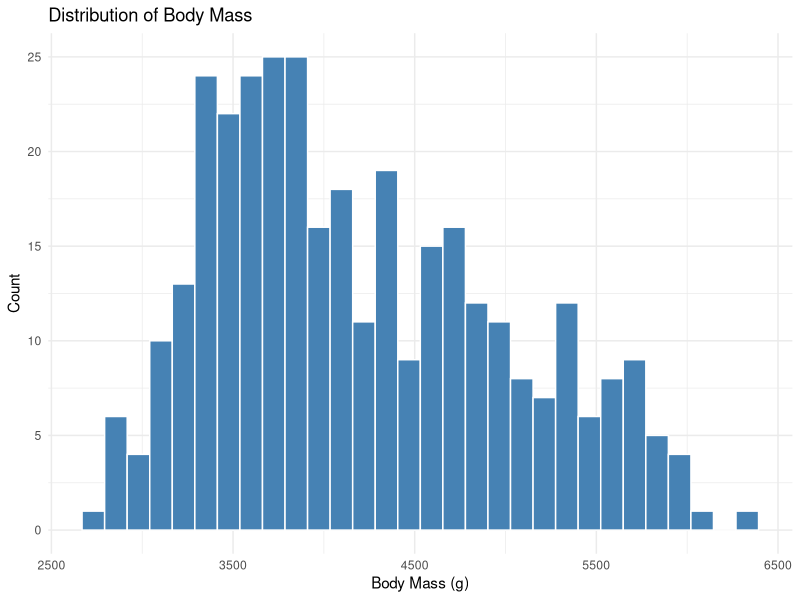
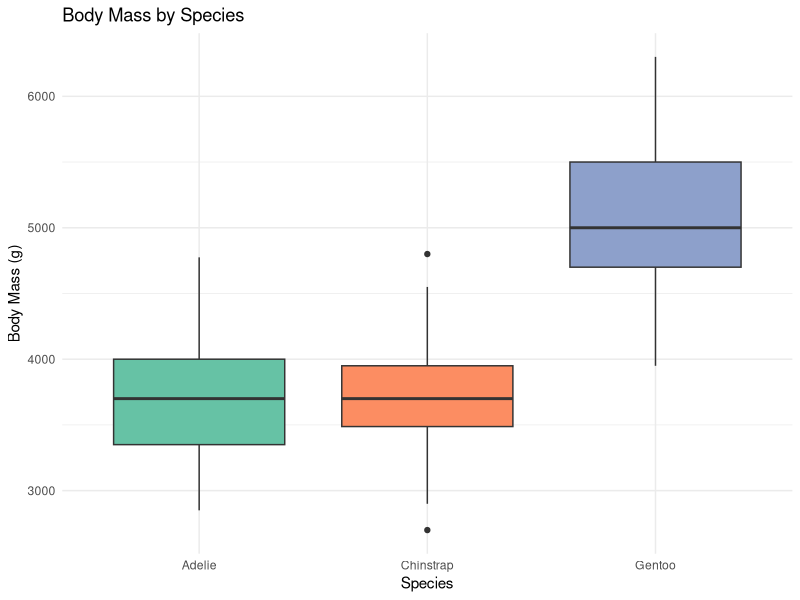
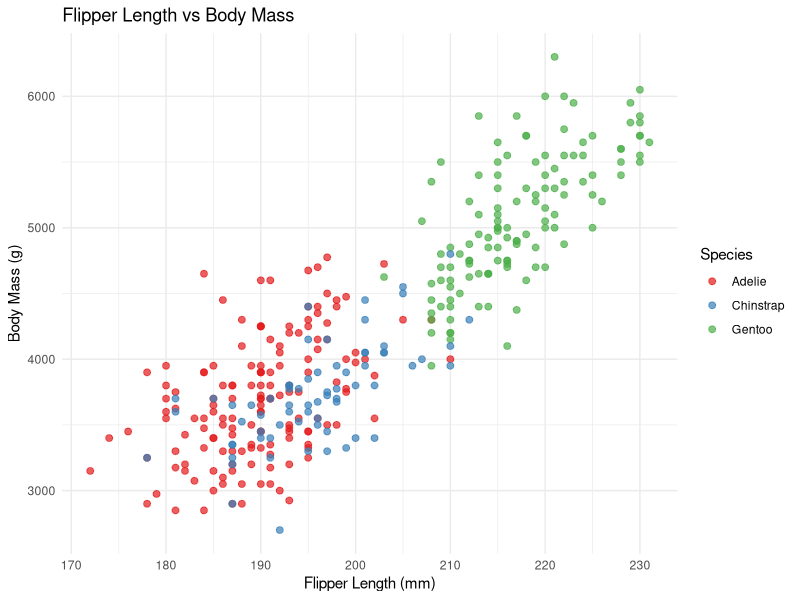
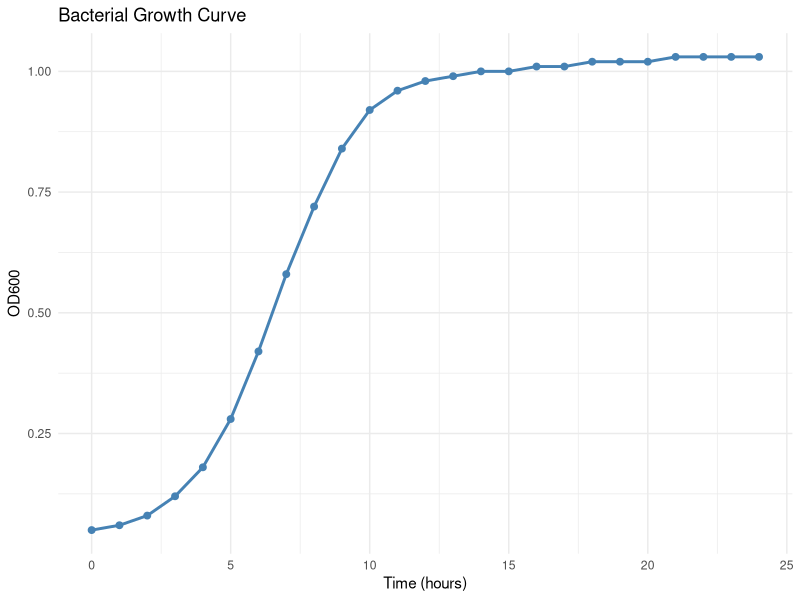
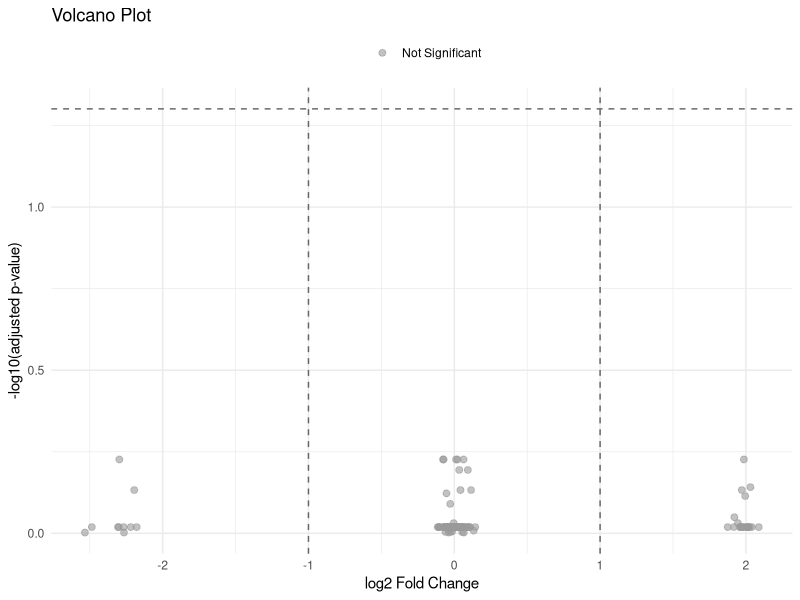
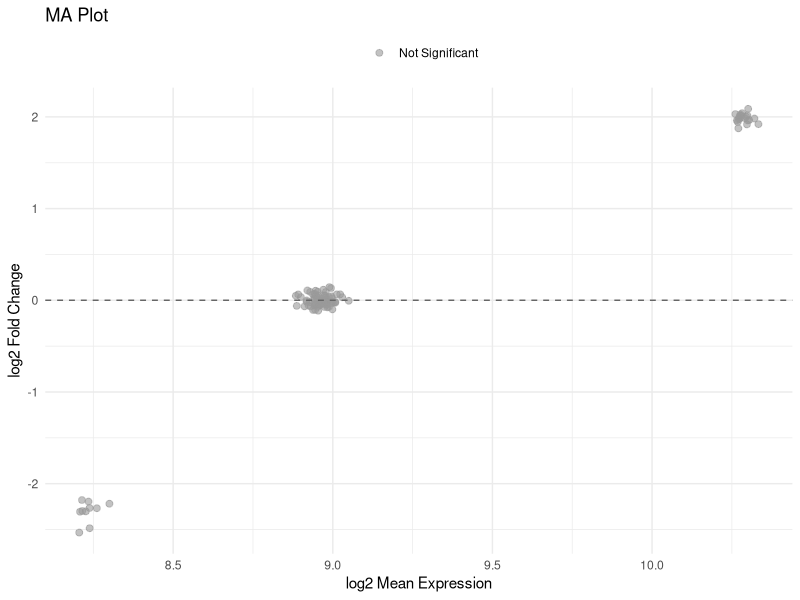
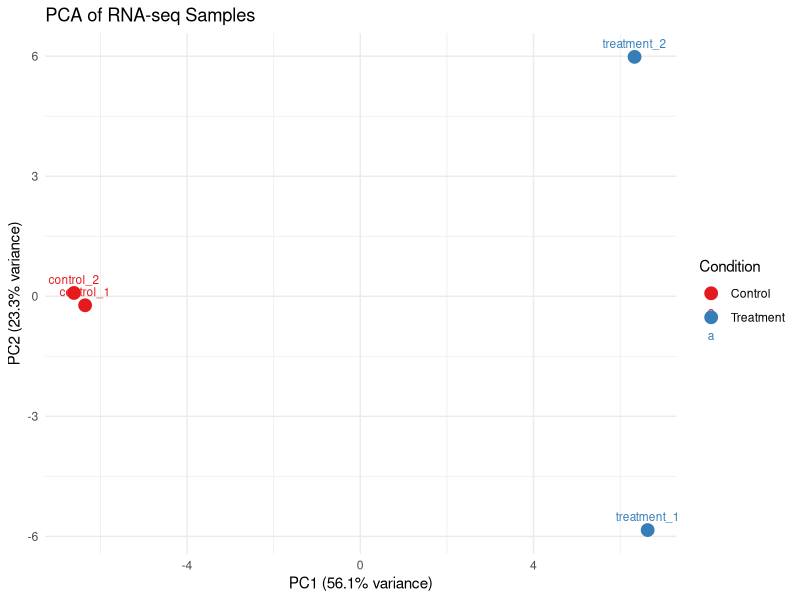
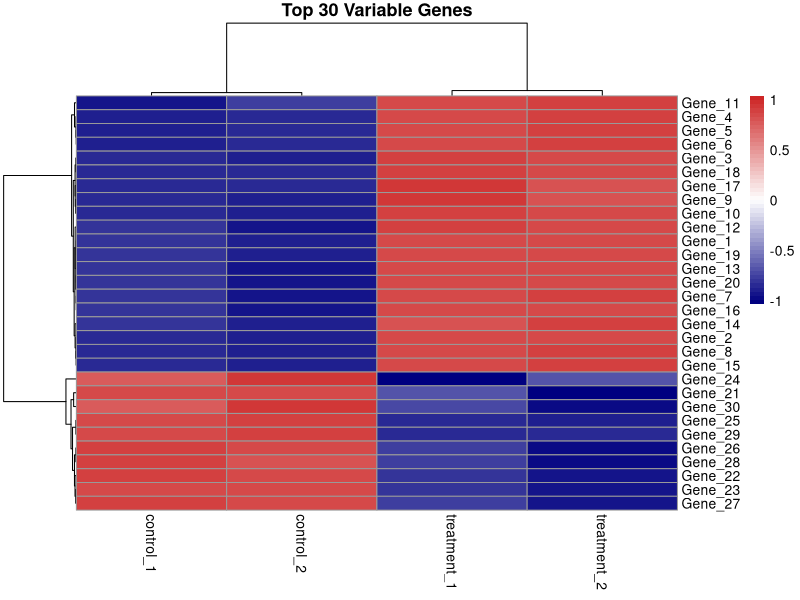

Recreate these plots in R, in order.
#!/usr/bin/env Rscript
# Generate example plots for R for Biologists documentation

library(tidyverse)
library(palmerpenguins)
library(pheatmap)

# Set output directory
output_dir <- "public/images/r"
dir.create(output_dir, recursive = TRUE, showWarnings = FALSE)

# Helper function to save plots
save_plot <- function(filename, width = 8, height = 6) {
  ggsave(file.path(output_dir, filename), width = width, height = height, dpi = 300, bg = "white")
}

# ============================================================================
# VISUALIZATION.MDX PLOTS
# ============================================================================

# 1. Histogram
ggplot(penguins, aes(x = body_mass_g)) +
  geom_histogram(bins = 30, fill = "steelblue", color = "white") +
  labs(title = "Distribution of Body Mass",
       x = "Body Mass (g)",
       y = "Count") +
  theme_minimal()
save_plot("histogram.png")

# 2. Boxplot
ggplot(penguins, aes(x = species, y = body_mass_g, fill = species)) +
  geom_boxplot() +
  labs(title = "Body Mass by Species",
       x = "Species",
       y = "Body Mass (g)") +
  theme_minimal() +
  theme(legend.position = "none") +
  scale_fill_brewer(palette = "Set2")
save_plot("boxplot.png")

# 3. Scatterplot
ggplot(penguins, aes(x = flipper_length_mm, y = body_mass_g, color = species)) +
  geom_point(size = 2, alpha = 0.7) +
  labs(title = "Flipper Length vs Body Mass",
       x = "Flipper Length (mm)",
       y = "Body Mass (g)",
       color = "Species") +
  theme_minimal() +
  scale_color_brewer(palette = "Set1")
save_plot("scatterplot.png")

# 4. Growth curve line plot
growth_data <- tibble(
  time_hours = 0:24,
  od600 = c(0.05, 0.06, 0.08, 0.12, 0.18, 0.28, 0.42, 0.58,
            0.72, 0.84, 0.92, 0.96, 0.98, 0.99, 1.00, 1.00,
            1.01, 1.01, 1.02, 1.02, 1.02, 1.03, 1.03, 1.03, 1.03)
)

ggplot(growth_data, aes(x = time_hours, y = od600)) +
  geom_line(color = "steelblue", linewidth = 1) +
  geom_point(color = "steelblue", size = 2) +
  labs(title = "Bacterial Growth Curve",
       x = "Time (hours)",
       y = "OD600") +
  theme_minimal()
save_plot("lineplot.png")

# ============================================================================
# RNASEQ-ANALYSIS.MDX PLOTS
# ============================================================================

# Create example RNA-seq data
set.seed(42)
counts_matrix <- tibble(
  gene_id = paste0("Gene_", 1:100),
  control_1 = rpois(100, lambda = 500),
  control_2 = rpois(100, lambda = 500),
  treatment_1 = rpois(100, lambda = 500),
  treatment_2 = rpois(100, lambda = 500)
)

# Add some differentially expressed genes
counts_matrix$treatment_1[1:20] <- rpois(20, lambda = 2000)
counts_matrix$treatment_2[1:20] <- rpois(20, lambda = 2000)
counts_matrix$treatment_1[21:30] <- rpois(10, lambda = 100)
counts_matrix$treatment_2[21:30] <- rpois(10, lambda = 100)

# Long format
counts_long <- counts_matrix %>%
  pivot_longer(-gene_id, names_to = "sample", values_to = "counts") %>%
  mutate(
    condition = if_else(str_detect(sample, "control"), "Control", "Treatment"),
    replicate = str_extract(sample, "\\d+")
  )

# Calculate differential expression
de_results <- counts_long %>%
  group_by(gene_id, condition) %>%
  summarise(mean_counts = mean(counts), .groups = "drop") %>%
  pivot_wider(names_from = condition, values_from = mean_counts) %>%
  mutate(
    log2_fc = log2((Treatment + 1) / (Control + 1)),
    mean_expression = (Control + Treatment) / 2,
    pvalue = runif(n()),
    padj = p.adjust(pvalue, method = "BH"),
    significance = case_when(
      abs(log2_fc) > 1 & padj < 0.05 ~ "Significant",
      TRUE ~ "Not Significant"
    )
  )

# 5. Volcano Plot
ggplot(de_results, aes(x = log2_fc, y = -log10(padj), color = significance)) +
  geom_point(alpha = 0.6, size = 2) +
  geom_hline(yintercept = -log10(0.05), linetype = "dashed", color = "gray40") +
  geom_vline(xintercept = c(-1, 1), linetype = "dashed", color = "gray40") +
  scale_color_manual(values = c("Significant" = "#E63946", "Not Significant" = "gray60")) +
  labs(title = "Volcano Plot",
       x = "log2 Fold Change",
       y = "-log10(adjusted p-value)",
       color = "") +
  theme_minimal() +
  theme(legend.position = "top")
save_plot("volcano.png")

# 6. MA Plot
ggplot(de_results, aes(x = log2(mean_expression + 1), y = log2_fc, color = significance)) +
  geom_point(alpha = 0.6, size = 2) +
  geom_hline(yintercept = 0, linetype = "dashed", color = "gray40") +
  scale_color_manual(values = c("Significant" = "#E63946", "Not Significant" = "gray60")) +
  labs(title = "MA Plot",
       x = "log2 Mean Expression",
       y = "log2 Fold Change",
       color = "") +
  theme_minimal() +
  theme(legend.position = "top")
save_plot("ma_plot.png")

# 7. PCA plot (using built-in mtcars for simplicity)
pca_data <- counts_matrix %>%
  column_to_rownames("gene_id") %>%
  t() %>%
  prcomp(scale. = TRUE)

pca_df <- as.data.frame(pca_data$x[, 1:2]) %>%
  rownames_to_column("sample") %>%
  mutate(condition = if_else(str_detect(sample, "control"), "Control", "Treatment"))

variance_explained <- summary(pca_data)$importance[2, 1:2] * 100

ggplot(pca_df, aes(x = PC1, y = PC2, color = condition, label = sample)) +
  geom_point(size = 4) +
  geom_text(vjust = -1, size = 3) +
  labs(title = "PCA of RNA-seq Samples",
       x = sprintf("PC1 (%.1f%% variance)", variance_explained[1]),
       y = sprintf("PC2 (%.1f%% variance)", variance_explained[2]),
       color = "Condition") +
  theme_minimal() +
  scale_color_brewer(palette = "Set1")
save_plot("pca.png")

# 8. Heatmap of top variable genes
set.seed(42)
# Select top 30 genes by variance
gene_vars <- counts_matrix %>%
  pivot_longer(-gene_id, names_to = "sample", values_to = "counts") %>%
  group_by(gene_id) %>%
  summarise(variance = var(log2(counts + 1))) %>%
  arrange(desc(variance)) %>%
  slice_head(n = 30)

heatmap_data <- counts_matrix %>%
  filter(gene_id %in% gene_vars$gene_id) %>%
  column_to_rownames("gene_id")

# Save as PNG instead of using ggsave
png(file.path(output_dir, "heatmap.png"), width = 8, height = 10, units = "in", res = 300, bg = "white")
pheatmap(
  log2(heatmap_data + 1),
  scale = "row",
  clustering_distance_rows = "euclidean",
  clustering_distance_cols = "euclidean",
  main = "Top 30 Variable Genes",
  color = colorRampPalette(c("navy", "white", "firebrick3"))(50),
  fontsize = 10
)
dev.off()

cat("All plots generated successfully in", output_dir, "\n")
